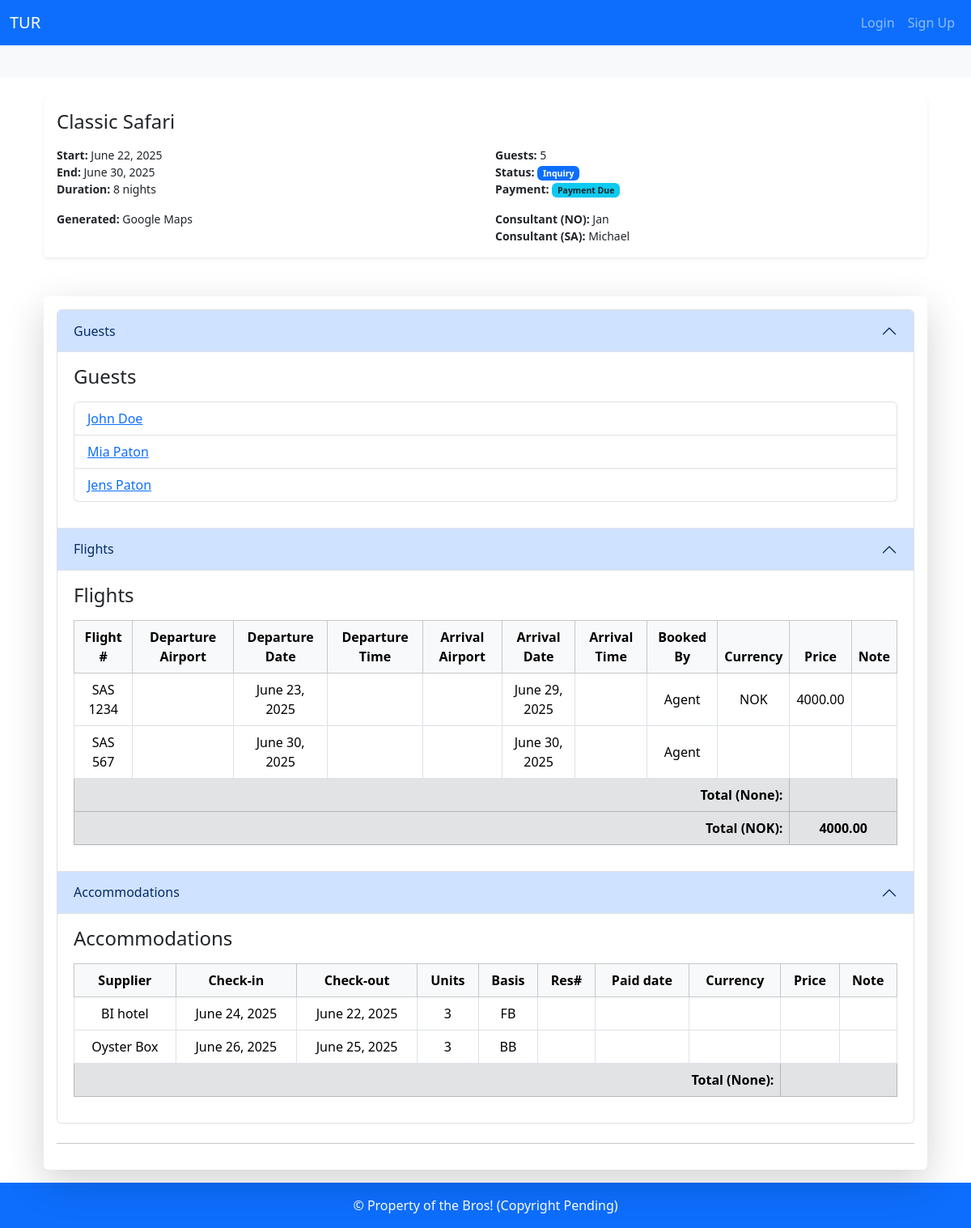
/trips/24, run on an earlier commit of the app's database.
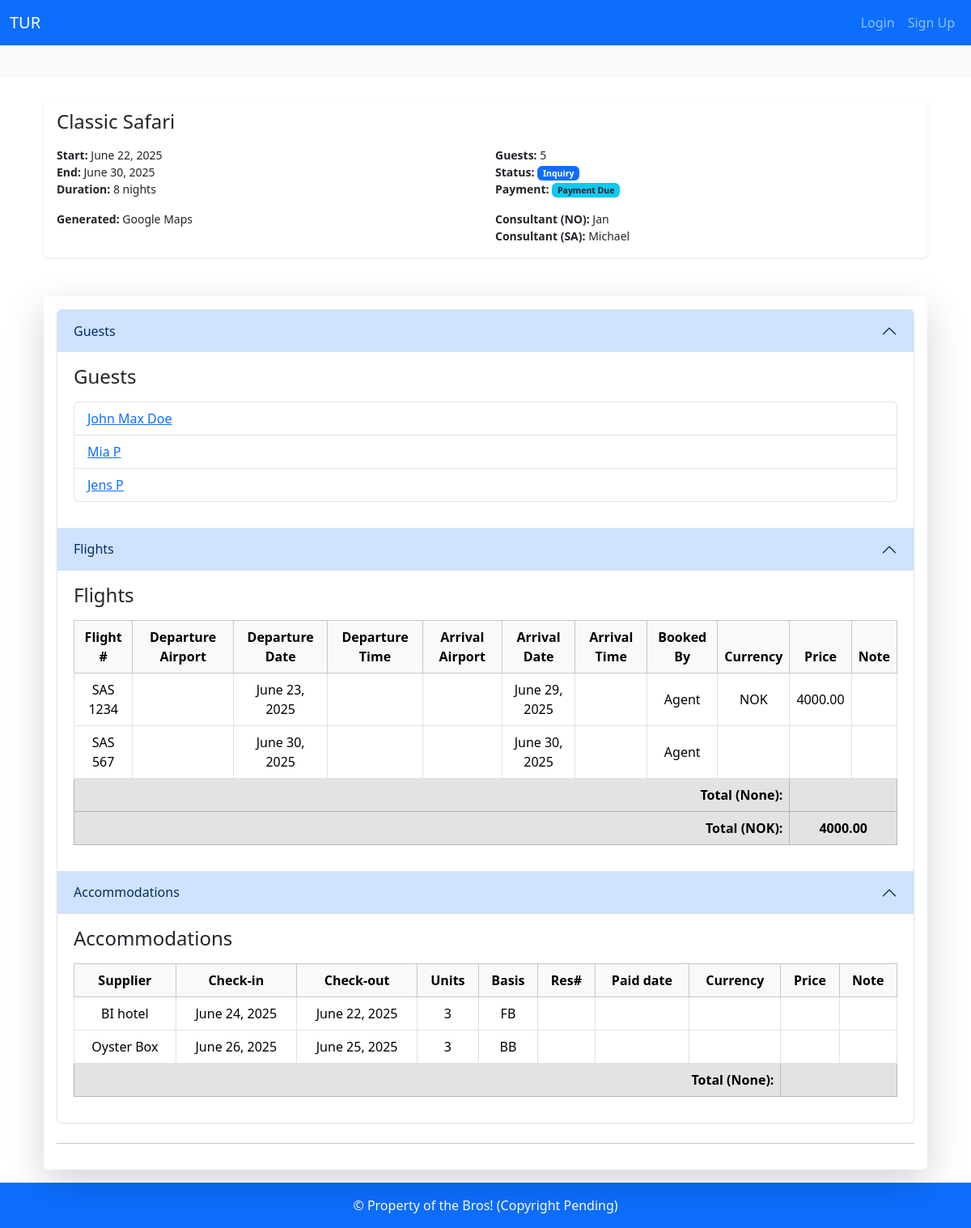
And on a later commit of the database.
### booking_system/models.py (models this page shows, shortened)
class Guest(models.Model):
    first_name = models.CharField(max_length=50)
    last_name = models.CharField(max_length=50)
    middle_name = models.CharField(max_length=50, blank=True, null=True)
    date_of_birth = models.DateField(blank=True, null=True)
    email = models.EmailField(unique=True,blank=True, null=True)
    mobile = PhoneNumberField(region='NO')
    emergency_contact = models.ForeignKey(
        'self',
        on_delete=models.SET_NULL,
        blank=True,
        null=True,
        related_name="emergency_for"
    )
    def __str__(self):
        if self.middle_name:
            return f"{self.first_name} {self.middle_name} {self.last_name}"
        else:
            return f"{self.first_name} {self.last_name}"

### booking_system/views.py (the view)
def trip_view(request,trip_id):
    trip = get_object_or_404(Trip,id=trip_id)
    flights = Flight.objects.filter(trip=trip)
    flight_totals_by_currency = (
    flights.values('currency__code').annotate(total_price=Sum('price')).order_by('currency__code')
    )
    accommodations = Accommodation.objects.filter(trip=trip)
    acc_totals_by_currency = (
    accommodations.values('currency__code').annotate(total_price=Sum('price')).order_by('currency__code')
    )
    return render(request, 'booking_system//trip/trip_view.html', {
        'trip': trip,
        "view": True,
        'flights': flights,
        'flight_totals_by_currency': flight_totals_by_currency,
        'accommodations': accommodations,
        'acc_totals_by_currency': acc_totals_by_currency,
    })

### booking_system/models.py (called while the page is built)
    def __str__(self):
        return self.user.get_full_name() or self.user.username

    def __str__(self):
        return self.title

    def __str__(self):
        return self.title

    def __str__(self):
        return self.title

    def duration(self):
        if self.start_date and self.end_date:
            return (self.end_date - self.start_date).days
        return None

    def __str__(self):
        return self.code

    def __str__(self):
        return self.name

### booking_system/templates/booking_system/trip/trip_view.html (shortened to what this page needs)
{% extends "base.html" %}
{% block body %}
{% include "booking_system/partials/trip_details.html" %}
<div class="container mt-5">
<div class="card shadow-lg border-0">
<div class="card-body">
      <div class="accordion mb-4" id="tripDetailsAccordion">
        <div class="accordion-item">
          <h2 class="accordion-header" id="headingGuests">
            <button class="accordion-button collapse show" type="button" data-bs-toggle="collapse"
                    data-bs-target="#collapseGuests" aria-expanded="true" aria-controls="collapseGuests">
              Guests
            </button>
          </h2>
          <div id="collapseGuests" class="accordion-collapse collapse show" aria-labelledby="headingGuests" >
            <div class="accordion-body">
              <div class="d-flex justify-content-between align-items-center mb-3">
                <h4 class="m-0">Guests</h4>
              </div>
              {% if trip.guests.exists %}
              <ul class="list-group mb-3">
                {% for guest in trip.guests.all %}
                <li class="list-group-item d-flex justify-content-between align-items-center">
                <a href="{% url 'guest_view' guest.id %}">{{ guest }}</a>
                </li>
                {% endfor %}
              </ul>
              {% else %}
              <p class="text-muted mb-3">No guests added yet.</p>
              <a href="{% url 'trip_guest_search' trip.id 0 %}" class="btn btn-sm btn-outline-primary">Add Guests</a>
              {% endif %}
            </div>
          </div>
        </div>
        <div class="accordion-item">
          <h2 class="accordion-header" id="headingFlights">
            <button class="accordion-button collapse show" type="button" data-bs-toggle="collapse"
                    data-bs-target="#collapseFlights" aria-expanded="true" aria-controls="collapseFlights">
              Flights
            </button>
          </h2>
          <div id="collapseFlights" class="accordion-collapse collapse show" aria-labelledby="headingFlights" >
            <div class="accordion-body">
              {% if flights %}
                {% include "booking_system/partials/flight_table.html" %}
              {% else %}
                <p class="text-muted mb-3">No flights added yet.</p>
                {% if user.is_authenticated %}
                <a href="{% url 'trip_add_flights' trip.id %}" class="btn btn-sm btn-outline-primary">Add Flights</a>
                {% endif %}
              {% endif %}
            </div>
          </div>
        </div>
        <div class="accordion-item">
          <h2 class="accordion-header" id="headingAccommodations">
            <button class="accordion-button collapse show" type="button" data-bs-toggle="collapse"
                    data-bs-target="#collapseAccommodations" aria-expanded="true" aria-controls="collapseAccommodations">
              Accommodations
            </button>
          </h2>
          <div id="collapseAccommodations" class="accordion-collapse collapse show" aria-labelledby="headingAccommodations">
            <div class="accordion-body">
              {% if accommodations %}
              {% include "booking_system/partials/accommodation_table.html" %}
            {% else %}
              <p class="text-muted mb-3">No accommodations added yet.</p>
              {% if user.is_authenticated %}
              <a href="{% url 'trip_add_accommodations' trip.id %}" class="btn btn-sm btn-outline-primary">Add Accommodations</a>
              {% endif %}
            {% endif %}
            </div>
          </div>
        </div>
      </div>
      <hr>
    </div>
  </div>
</div>
{% endblock %}

What changed in the data, as far as the page shows it:
changed Guest: middle_name+first_name+last_name "John Doe" → "John Max Doe"
changed Guest: middle_name+first_name+last_name "Mia Paton" → "Mia P"
changed Guest: middle_name+first_name+last_name "Jens Paton" → "Jens P"
